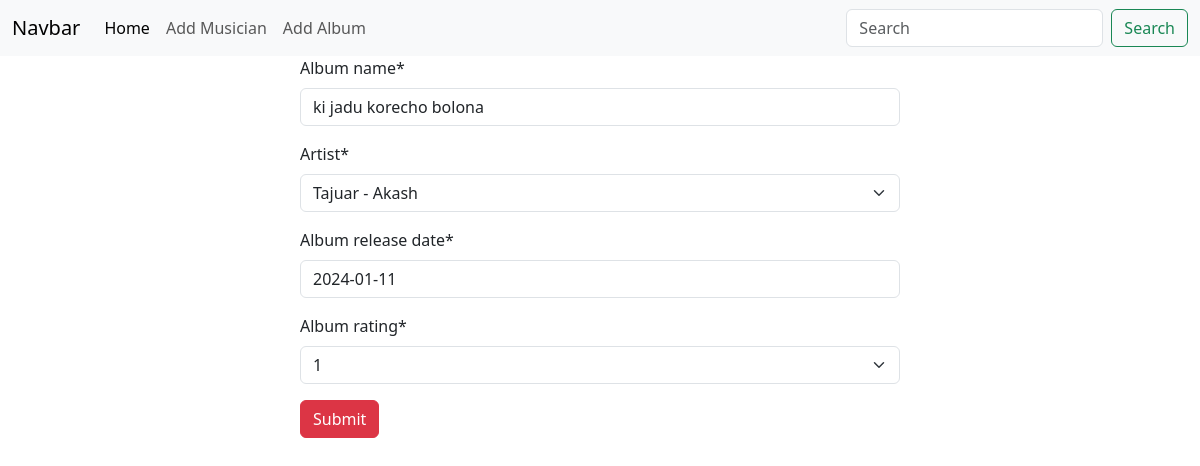
/albums/edit/32, run on the app's committed database.
### albums/models.py (models this page shows, shortened)
class albums_Model(models.Model):
    album_name = models.CharField( max_length=50)
    Artist = models.ForeignKey(musician_Model, on_delete=models.CASCADE,default="Akash")
    album_release_date= models.DateField()
    album_ratings_list = {
        'one':'1',
        'two':'2',
        'three':'3',
        'four':'4',
        'five':'5',
    }
    album_rating = models.CharField(max_length=10,choices =album_ratings_list)

### albums/views.py (the view)
# urls.py: path('edit/<int:id>', views.edit_album,name='edit_album'),
def edit_album(request,id):
    Album = albums_Model.objects.get(pk=id)
    Album_form = album_form(instance=Album)
    if request.method == "POST":
        Album_form = album_form(request.POST,instance=Album)
        if Album_form.is_valid():
            Album_form.save()
            return redirect('homepage')
    return render(request,"add_album.html",{'Album_form':Album_form})

### albums/forms.py
class album_form(forms.ModelForm):
    class Meta:
        model = albums_Model
        fields = '__all__'

### musicians/models.py (called while the page is built)
    def __str__(self) -> str:
        return f'{self.first_name} - {self.last_name}'

### albums/templates/add_album.html (shortened to what this page needs)
{% extends 'base.html' %}
{% block contents %}
    {% load crispy_forms_tags %}
    <form method="post" action="" style="width: 50%; margin: auto;">
        {{Album_form | crispy}}
        <button  class="btn btn-danger" type="submit" >Submit</button>
    </form>
{% endblock contents %}

### data on the page
albums_Model: album_name "ki jadu korecho bolona", Artist "Tajuar - Akash", album_release_date "2024-01-11", album_rating "1"
